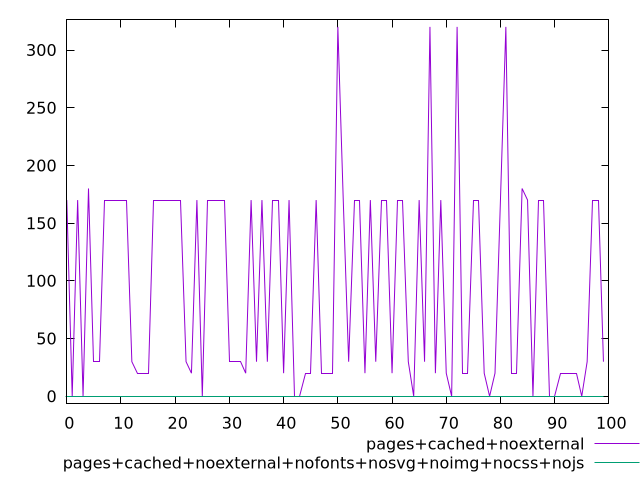

This chart was generated by the following gnuplot code:
$_pagesCachedNoexternal <<EOF
170
0
170
0
180
30
30
170
170
170
170
170
30
20
20
20
170
170
170
170
170
170
30
20
170
0
170
170
170
170
30
30
30
20
170
30
170
30
170
170
20
170
0
0
20
20
170
20
20
20
320
170
30
170
170
20
170
30
170
170
20
170
170
30
0
170
30
320
20
170
20
0
320
20
20
170
170
20
0
20
170
320
20
20
180
170
0
170
170
0
0
20
20
20
20
0
30
170
170
30
EOF
$_pagesCachedNoexternalNofontsNosvgNoimgNocssNojs <<EOF
0
0
0
0
0
0
0
0
0
0
0
0
0
0
0
0
0
0
0
0
0
0
0
0
0
0
0
0
0
0
0
0
0
0
0
0
0
0
0
0
0
0
0
0
0
0
0
0
0
0
0
0
0
0
0
0
0
0
0
0
0
0
0
0
0
0
0
0
0
0
0
0
0
0
0
0
0
0
0
0
0
0
0
0
0
0
0
0
0
0
0
0
0
0
0
0
0
0
0
0
EOF
set key outside below
set terminal pngcairo
set output "report_00006_2020-11-02T20-21-41.718Z/uses-http2/uses-http2_pages+cached+noexternal_pages+cached+noexternal+nofonts+nosvg+noimg+nocss+nojs.png"
set yrange [-6.4:326.4]
plot $_pagesCachedNoexternal title "pages+cached+noexternal" with line ,$_pagesCachedNoexternalNofontsNosvgNoimgNocssNojs title "pages+cached+noexternal+nofonts+nosvg+noimg+nocss+nojs" with line ,
